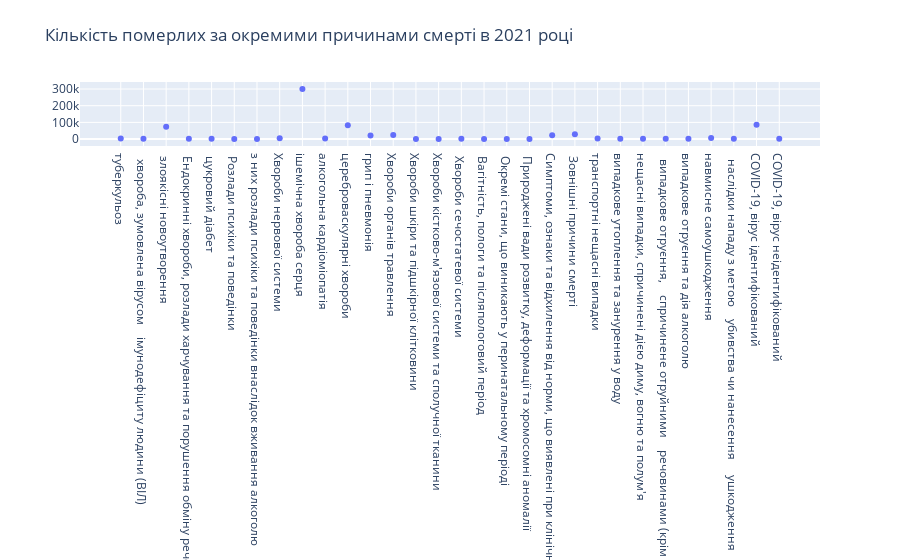

Notebook code for this chart:
### Code cell
fig = go.Figure(data=go.Scatter(x=df['Хвороба'], y=df['Осіб'], mode='markers'))
fig.update_layout(title='Кількість померлих за окремими причинами смерті в 2021 році')
fig.show()

### Figure 1 — Plotly figure (JSON) as saved in the notebook; plotly's stock layout.template omitted (floating-point values rounded to 4 significant figures)
{"data": [{"mode": "markers", "type": "scatter", "x": ["туберкульоз", "  xвороба, зумовлена вірусом \n  імунодефіциту людини (ВІЛ)", " злоякісні новоутворення", " Ендокринні хвороби, розлади харчування та порушення обміну речовин", " цукровий діабет", " Розлади психіки та поведінки", "з них розлади психіки та поведінки внаслідок вживання алкоголю", "Хвороби нервової системи", "ішемічна хвороба серця", "алкогольна кардіоміопатія ", "цереброваскулярні хвороби", "грип і пневмонія", "Хвороби органів травлення", "Хвороби шкіри та підшкірної клітковини", "Хвороби кістково-м'язової системи та сполучної тканини", " Хвороби сечостатевої системи", " Вагітність, пологи та післяпологовий період", " Окремі стани, що виникають у перинатальному періоді", " Природжені вади розвитку, деформації та хромосомні аномалії", "Симптоми, ознаки та відхилення від норми, що виявлені при клінічних і лабораторних дослідженнях, не класифіковані в інших рубриках ", " Зовнішні причини смерті", "транспортні нещасні випадки", "випадкове утоплення та занурення у воду", "нещасні випадки, спричинені дією диму, вогню та полум'я", "  випадкове отруєння, \n  спричинене отруйними \n  речовинами (крім алкоголю)", "випадкове отруєння та дія алкоголю", "навмисне самоушкодження", "  наслідки нападу з метою \n  убивства чи нанесення  \n  ушкодження", "COVID-19, вірус ідентифікований", "COVID-19, вірус неідентифікований"], "y": [2873, 2265, 73715, 2259, 2065, 890, 699, 4419, 300406, 3496, 82560, 21176, 24844, 600, 361, 2635, 116, 1131, 916, 23063, 28836, 3732, 1532, 1222, 1692, 2433, 5914, 1250, 85975, 1592]}], "layout": {"title": {"text": "Кількість померлих за окремими причинами смерті в 2021 році"}}}
